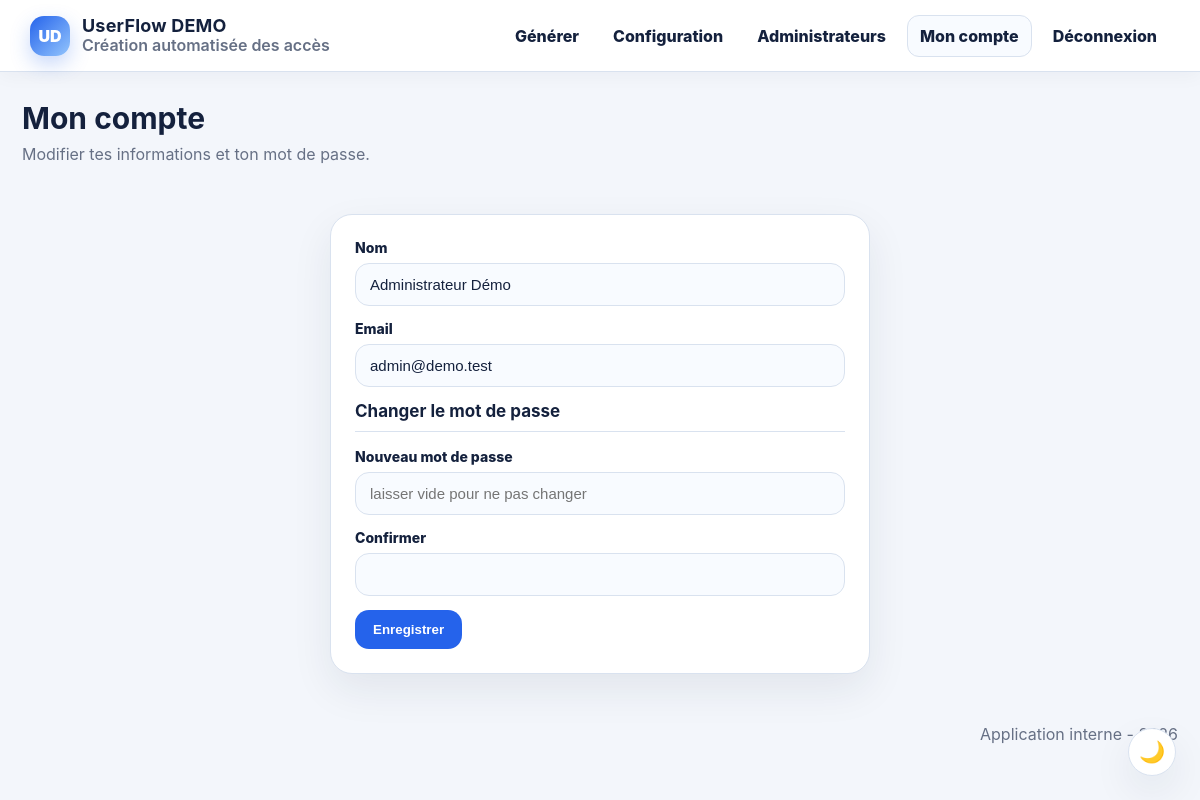
The app's page /profile.php (signed in) with its own data.
### tables this page shows
CREATE TABLE settings (
  id INT PRIMARY KEY,
  company_name VARCHAR(190) NOT NULL DEFAULT 'UserFlow DEMO',
  mail_domain VARCHAR(190) NOT NULL DEFAULT 'demo.test',
  default_login_mode ENUM('flast','first.last','firstlast','email') NOT NULL DEFAULT 'first.last',
  password_length INT NOT NULL DEFAULT 12,
  logo_url VARCHAR(500) DEFAULT '',
  primary_color VARCHAR(20) DEFAULT '#2563eb'
);

CREATE TABLE users (
  id INT AUTO_INCREMENT PRIMARY KEY,
  name VARCHAR(120) NOT NULL,
  email VARCHAR(190) NOT NULL UNIQUE,
  password_hash VARCHAR(255) NOT NULL,
  role ENUM('admin','user') NOT NULL DEFAULT 'user',
  active TINYINT(1) NOT NULL DEFAULT 1,
  created_at TIMESTAMP DEFAULT CURRENT_TIMESTAMP
);

### includes/db.php (called while the page is built, shortened)
<?php
function db(): PDO {
    static $pdo = null;
    if ($pdo === null) {
        $dsn = 'mysql:host='.DB_HOST.';dbname='.DB_NAME.';charset=utf8mb4';
        $pdo = new PDO($dsn, DB_USER, DB_PASS, [
            PDO::ATTR_ERRMODE => PDO::ERRMODE_EXCEPTION,
            PDO::ATTR_DEFAULT_FETCH_MODE => PDO::FETCH_ASSOC,
        ]);
    }
    return $pdo;
}

### includes/functions.php (called while the page is built, shortened)
<?php
require_once __DIR__.'/auth.php';
function get_settings(): array { return db()->query('SELECT * FROM settings WHERE id=1')->fetch() ?: []; }
function initials_from_company(string $name): string {
    $name = trim($name ?: 'UserFlow DEMO');
    $parts = preg_split('/\s+/', $name);
    $letters='';
    foreach($parts as $p){ if($p!=='') $letters .= mb_substr($p,0,1); if(mb_strlen($letters)>=2) break; }
    return mb_strtoupper($letters ?: 'UF');
}

### includes/auth.php (called while the page is built, shortened)
<?php
require_once __DIR__ . '/db.php';
function h($v): string { return htmlspecialchars((string)$v, ENT_QUOTES, 'UTF-8'); }
function current_user(): ?array {
    $st = db()->prepare('SELECT id,email,name,role,active FROM users WHERE id=? AND active=1');
    $st->execute([$_SESSION['user_id']]);
    return $st->fetch() ?: null;
}

### profile.php (the view, shortened to what this page needs)
<?php
require_once __DIR__.'/includes/functions.php';
require_once __DIR__.'/includes/layout.php';
$u=require_login(); $msg=null; $err=null;
render_header('Mon compte','profile');
?>
<div class="page-head"><div><h1>Mon compte</h1><p class="subtitle">Modifier tes informations et ton mot de passe.</p></div></div>
<div class="card login-card"><form method="post"><div class="form-row"><label>Nom</label><input name="name" value="<?=h($u['name'])?>" required></div><div class="form-row"><label>Email</label><input type="email" name="email" value="<?=h($u['email'])?>" required></div><h2 class="section-title">Changer le mot de passe</h2><div class="form-row"><label>Nouveau mot de passe</label><input type="password" name="new_password" minlength="8" placeholder="laisser vide pour ne pas changer"></div><div class="form-row"><label>Confirmer</label><input type="password" name="confirm_password"></div><button class="btn">Enregistrer</button></form></div>
<?php render_footer(); ?>

### includes/layout.php (shortened to what this page needs)
<?php
require_once __DIR__.'/functions.php';
function render_header(string $title='', string $active='') {
    $u=current_user();
    $settings = [];
    try { $settings = get_settings(); } catch(Throwable $e) {}
    $company = $settings['company_name'] ?? 'UserFlow DEMO';
    $logo = $settings['logo_url'] ?? '';
    $color = sanitize_color($settings['primary_color'] ?? '#2563eb');
?><!doctype html><html lang="fr"><head><meta charset="utf-8"><meta name="viewport" content="width=device-width, initial-scale=1">
<title><?=h($title ? $title.' - UserFlow DEMO' : 'UserFlow DEMO')?></title><link rel="stylesheet" href="assets/style.css"><style>:root{--primary:<?=h($color)?>;--primary2:<?=h($color)?>}</style></head>
<body><header class="topbar"><div class="brand"><span class="logo <?= $logo ? 'has-image' : '' ?>"><?php if($logo): ?><img src="<?=h($logo)?>" alt="Logo"><?php else: ?><?=h(initials_from_company($company))?><?php endif; ?></span><div class="brand-text"><strong><?=h($company)?></strong><span>Création automatisée des accès</span></div></div>
<?php if($u): ?><nav class="nav"><a class="<?= $active==='generate'?'active':'' ?>" href="index.php">Générer</a><?php if($u['role']==='admin'): ?><a class="<?= $active==='config'?'active':'' ?>" href="admin.php">Configuration</a><a class="<?= $active==='users'?'active':'' ?>" href="users.php">Administrateurs</a><?php endif; ?><a class="<?= $active==='profile'?'active':'' ?>" href="profile.php">Mon compte</a><a href="logout.php">Déconnexion</a></nav><?php endif; ?></header><button type="button" class="theme-bubble" onclick="toggleTheme()" title="Mode clair / sombre"><span id="themeIcon">🌙</span></button><main class="container">
<?php }
function render_footer(){ ?>
</main><footer class="footer"><span>Application interne - <?=date('Y')?></span></footer><script src="assets/app.js"></script></body></html><?php }

### assets/style.css (style rules this page uses)
:root { --bg:#f3f6fb;--panel:#ffffff;--panel2:#f8fbff;--text:#14213d;--muted:#667085;--border:#d9e2ef;--primary:#2563eb;--primary2:#1d4ed8;--danger:#ef4444;--ok:#16a34a;--shadow:0 16px 40px rgba(20,33,61,.08) }
* { box-sizing:border-box }
body { margin:0;background:var(--bg);color:var(--text);font-family:Inter,Segoe UI,Arial,sans-serif }
.topbar { min-height:72px;background:var(--panel);border-bottom:1px solid var(--border);display:flex;align-items:center;justify-content:space-between;gap:20px;padding:0 30px;position:sticky;top:0;z-index:5;box-shadow:0 4px 18px rgba(20,33,61,.04) }
.brand { display:flex;align-items:center;gap:12px;min-width:280px }
.brand-text { display:flex;flex-direction:column;gap:1px;line-height:1.1 }
.brand strong { font-size:18px;letter-spacing:.2px }
.brand span:last-child { color:var(--muted);font-weight:600 }
.logo { width:40px;height:40px;border-radius:14px;background:linear-gradient(135deg,var(--primary),#93c5fd);display:inline-flex;align-items:center;justify-content:center;color:white;font-weight:900;box-shadow:0 8px 20px rgba(37,99,235,.25) }
.nav { margin-left:auto;display:flex;align-items:center;justify-content:flex-end;gap:8px;flex-wrap:wrap }
.nav a { color:var(--text);text-decoration:none;border:1px solid transparent;background:transparent;padding:10px 12px;border-radius:12px;font-weight:800 }
.nav a:hover,.nav a.active { background:var(--panel2);border-color:var(--border) }
.theme-bubble { position:fixed;right:24px;bottom:24px;width:48px;height:48px;border-radius:999px;border:1px solid var(--border);background:var(--panel);color:var(--text);box-shadow:var(--shadow);font-size:21px;cursor:pointer;z-index:20 }
.container { max-width:1240px;margin:28px auto;padding:0 22px }
.footer { max-width:1240px;margin:0 auto 28px;padding:0 22px;text-align:right;color:var(--muted) }
.card { background:var(--panel);border:1px solid var(--border);border-radius:22px;box-shadow:var(--shadow);padding:24px;margin-bottom:20px }
.login-card { max-width:540px;margin:50px auto }
.page-head { display:flex;justify-content:space-between;align-items:flex-start;gap:16px;margin-bottom:18px }
.page-head h1,h1 { margin:0;font-size:30px }
.subtitle { color:var(--muted);margin:8px 0 0 }
.section-title { font-size:17px;margin:4px 0 16px;padding-bottom:10px;border-bottom:1px solid var(--border);display:flex;gap:8px;align-items:center }
.form-row { margin-bottom:14px }
label { display:block;font-weight:800;font-size:14px;margin-bottom:7px }
input,select,textarea { width:100%;border:1px solid var(--border);background:var(--panel2);color:var(--text);border-radius:14px;padding:12px 14px;font-size:15px }
.btn { display:inline-flex;align-items:center;justify-content:center;border:0;border-radius:14px;background:var(--primary);color:#fff;padding:12px 18px;font-weight:900;text-decoration:none;cursor:pointer }

### records on screen
settings: company_name "UD", company_name "UserFlow DEMO"
users: name "Administrateur Démo", email "admin@demo.test"
